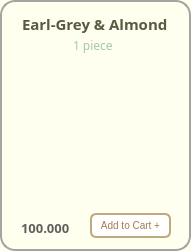
       <widget class="QFrame" name="frame_croisearlgrey">
        <property name="geometry">
         <rect>
          <x>470</x>
          <y>300</y>
          <width>191</width>
          <height>251</height>
         </rect>
        </property>
        <property name="styleSheet">
         <string notr="true">background-color:#FFFFF0;
border-radius: 15px; 
border: 2px solid #A8A29E ;</string>
        </property>
        <property name="frameShape">
         <enum>QFrame::StyledPanel</enum>
        </property>
        <property name="frameShadow">
         <enum>QFrame::Raised</enum>
        </property>
        <widget class="QLabel" name="label_earlgrey">
         <property name="geometry">
          <rect>
           <x>22</x>
           <y>14</y>
           <width>156</width>
           <height>20</height>
          </rect>
         </property>
         <property name="sizePolicy">
          <sizepolicy hsizetype="Fixed" vsizetype="Fixed">
           <horstretch>0</horstretch>
           <verstretch>0</verstretch>
          </sizepolicy>
         </property>
         <property name="font">
          <font>
           <family>Mongolian Baiti</family>
           <pointsize>11</pointsize>
           <weight>75</weight>
           <bold>true</bold>
          </font>
         </property>
         <property name="styleSheet">
          <string notr="true">border-radius: 0px;
border:0px solid;
color:#5A5A42</string>
         </property>
         <property name="text">
          <string>Earl-Grey &amp; Almond</string>
         </property>
        </widget>
        <widget class="QLabel" name="label_earlgrey_size">
         <property name="geometry">
          <rect>
           <x>73</x>
           <y>37</y>
           <width>51</width>
           <height>16</height>
          </rect>
         </property>
         <property name="sizePolicy">
          <sizepolicy hsizetype="Fixed" vsizetype="Fixed">
           <horstretch>0</horstretch>
           <verstretch>0</verstretch>
          </sizepolicy>
         </property>
         <property name="font">
          <font>
           <family>Mongolian Baiti</family>
           <pointsize>9</pointsize>
          </font>
         </property>
         <property name="styleSheet">
          <string notr="true">color: #A7C7A7;
border:0px</string>
         </property>
         <property name="text">
          <string>1 piece</string>
         </property>
        </widget>
        <widget class="QLabel" name="label_crois_earlgrey">
         <property name="geometry">
          <rect>
           <x>-17</x>
           <y>24</y>
           <width>221</width>
           <height>221</height>
          </rect>
         </property>
         <property name="styleSheet">
          <string notr="true">border:0px;
background-color: transparent;</string>
         </property>
         <property name="text">
          <string/>
         </property>
         <property name="pixmap">
          <pixmap>../images/earl_grey_almond.png</pixmap>
         </property>
         <property name="scaledContents">
          <bool>true</bool>
         </property>
        </widget>
        <widget class="QPushButton" name="pushButton_add18">
         <property name="geometry">
          <rect>
           <x>90</x>
           <y>213</y>
           <width>81</width>
           <height>25</height>
          </rect>
         </property>
         <property name="maximumSize">
          <size>
           <width>16777207</width>
           <height>16777215</height>
          </size>
         </property>
         <property name="font">
          <font>
           <pointsize>-1</pointsize>
          </font>
         </property>
         <property name="styleSheet">
          <string notr="true">QPushButton {
    background-color: white;
    color: #A37B50;
    border: 2px solid #C2A87E;
    border-radius: 6px;
    padding: 4px 5px;
    font-size: 10px;
}

QPushButton:hover {
    background-color: #F7F3EF;
}

QPushButton:pressed {
    background-color: #E6D5C3;
}
</string>
         </property>
         <property name="text">
          <string>Add to Cart +</string>
         </property>
        </widget>
        <widget class="QLabel" name="label_earlgrey_price">
         <property name="geometry">
          <rect>
           <x>21</x>
           <y>220</y>
           <width>61</width>
           <height>16</height>
          </rect>
         </property>
         <property name="font">
          <font>
           <family>Mongolian Baiti</family>
           <pointsize>10</pointsize>
           <weight>75</weight>
           <bold>true</bold>
          </font>
         </property>
         <property name="styleSheet">
          <string notr="true">border:0px;
color: rgb(98, 94, 92);
</string>
         </property>
         <property name="text">
          <string>100.000</string>
         </property>
        </widget>
        <zorder>label_earlgrey</zorder>
        <zorder>label_crois_earlgrey</zorder>
        <zorder>pushButton_add18</zorder>
        <zorder>label_earlgrey_price</zorder>
        <zorder>label_earlgrey_size</zorder>
       </widget>
